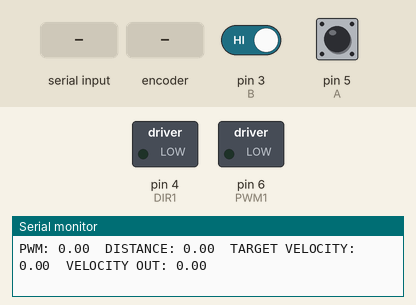
Bench run of a sketch on a simulated Arduino Uno, built with avr-gcc and run on an emulated ATmega328P. On the bench: switched loads named in the sketch (green lamp = pin HIGH), the last lines printed to the serial monitor. Inputs (shaded band) come from the test bench; at power-on: pin 3 (B) HIGH, pin 5 (A) HIGH.

Above: at 1.2 s.
1.3 s: "90\n" received over Serial
At 1.8 s:
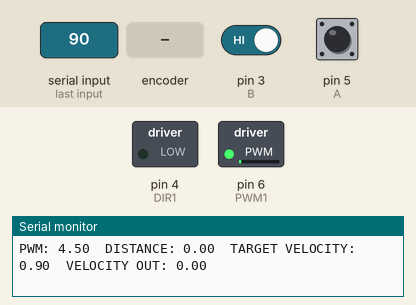
4.3 s: pin 3 (B) driven LOW
At 7.1 s:
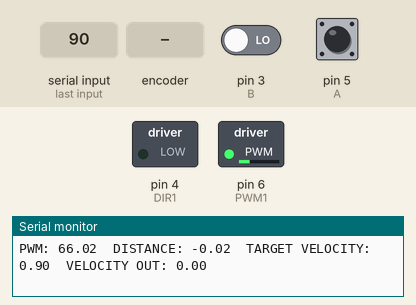
7.3 s: "90,45\n" received over Serial
10.3 s: "30,150\n" received over Serial
At 10.9 s:
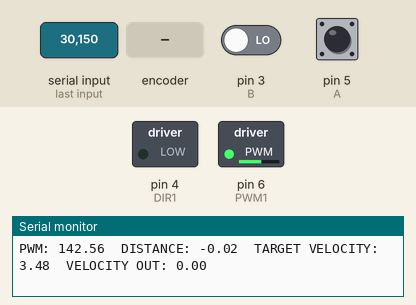
13.3 s: rotary encoder on pin 5 (A) / pin 3 (B) turned 1 step (first pin leading)
At 15.0 s:
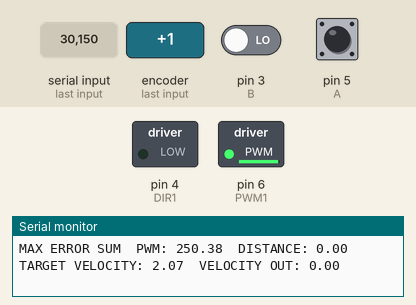
16.3 s: "200\n" received over Serial
Timing chart, 0 to 20.3 s (numbered marks = the images above; inputs shaded):
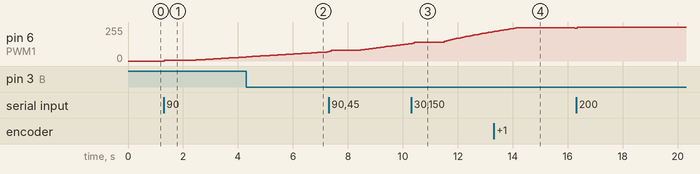

The sketch:

motor_driver_PID_feedback.ino
```cpp
/* motor_driver_PID.ino
 * reads encoder position and speed
 * outputs data to serial monitor
 * takes velocity input and changes to it linearly
 * NOT OPTIMIZED - look for ways to improve performance
 */

#include <TimerOne.h>
#include <time.h>

#define A 5 //encoder A: pin 5
#define B 3 //encoder B: pin 3
#define DIR1 4 //direction 1: pin 4
#define PWM1 6 //PWM 1: pin 6

#define CPR 40.00 //counts per revolution on the encoder
//used to be 80, but answers were halved
//needs to have to digits past decimal to prevent rounding error
#define RAD 10.16 //radius of wheel in cm
#define VCT 0.1 //velocity calculation time interval in seconds
#define VIT 100 //time change interval between new target velocity (no units)

#define ESM 240 //max error sum for PID calculation (varies with Ki factor)
//PID constants. NEED TO BE TUNED MORE PRECISELY.
#define Kp 5  //proportional gain factor for PID feedback
#define Ki 1 //integral gain factor for PID feedback
#define Kd -1 //derivative gain factor for PID feedback //not sure why negative worked better

//initialize global variables
//volatile variables can be changed inside interrupts
volatile int a;  //state of encoder signal A
volatile int b;  //state of encoder signal B
volatile long int count;  //angular Position in encoder counts
volatile long int countOld;  //previous count (for calculating speed)
volatile double rpm; //rotations per minute
const double rpmFactor = 60 / (CPR * VCT); //part of RPM calculation
double distance = 0; //distance traveled in meters
float velocityIn = 0; //desired velocity input in meters/sec
volatile float velocityOut; //velocity read in meters/sec
float velocityTarget = 0; //what the veliocity should be (used for slow v transitions)
float velocityOld = 0; //previous value of velocityTarget
float errorSum = 0;
float errorOld = 0;
float pwmWrite = 0; //PWM value sent to the motor

//interrupt service routine for encoder signal A
//increments or decrements count
void transitionA()
{
  a = digitalRead(A);
  b = digitalRead(B);
  b == 0 ? (a == 0 ? count++ : count--) : (a == 0 ? count-- : count++);
}

//interrupt service routine for encoder signal B
//increments or decrements count
void transitionB()
{
  b = digitalRead(B);
  a = digitalRead(A);
  a == 0 ? (b == 0 ? count++ : count--) : (b == 0 ? count-- : count++);
}

//calculates RPM with count change over constant time change
//**need to stick this in the main loop for PID. Need to include delta time.
void calcSpeed() {
  rpm = (double) rpmFactor * (count - countOld);
  velocityOut = (2*PI*RAD)*rpm/6000;
  countOld = count;
}

//resets count and velocity variables, measures t, a, and b
void resetEncoder()
{
  count = 0;
  countOld = 0;
  rpm = 0;
  distance = 0;
  velocityOut = 0;

  a = digitalRead(A);
  b = digitalRead(B);
}

//takes new PWM input and changes to it linearly over time t
float changeVelocity(float vCurrent, int vBegin, int vEnd, float t)
{
  float vNext;

  if(vEnd > vBegin) {
    if(vCurrent < vEnd) {
      vNext = vCurrent - (vBegin - vEnd)/t;
    } else {
      vNext = vEnd;
    }
  } else if(vEnd < vBegin) {
    if (vCurrent > vEnd) {
      vNext = vCurrent - (vBegin - vEnd)/t;
    } else {
      vNext = vEnd;
    }
  }
  return vNext;
}

float pidCalculate(float *errorSum, float velocityTarget, float velocityOut, float *errorOld) //feedback loop for inputing v instead of PWM
{
  float error;
  float pwmOut;

  error = velocityTarget - velocityOut;
  *errorSum = *errorSum + error;
  if(*errorSum > ESM || *errorSum < -ESM){
    Serial.print("MAX ERROR SUM\t");
  }
  *errorSum = constrain(*errorSum, -ESM, ESM);
  pwmOut = (Kp * error) + (Ki * *errorSum) + (Kd * (error - *errorOld));
  if(velocityTarget == 0) {
    pwmOut = 0;
  }
  *errorOld = error;
  return pwmOut;
}

void setup()
{
  //set encoder pins as inputs
  pinMode(A, INPUT);
  pinMode(B, INPUT);
  pinMode(DIR1, OUTPUT);
  pinMode(PWM1, OUTPUT);

  //begin serial monitor
  Serial.begin(9600);

  //set interrupt service routines to run when signals A and B are changed
  attachInterrupt(digitalPinToInterrupt(A), transitionA, CHANGE);
  attachInterrupt(digitalPinToInterrupt(B), transitionB, CHANGE);

  //set timer interrupt service routines to calculate velocity at certain time intervals
  Timer1.initialize(VCT*1000000);
  Timer1.attachInterrupt(calcSpeed);

  //initialize PWM and direction. **should this get put in resetEncoder function?
  digitalWrite(DIR1, LOW);
  analogWrite(PWM1, 0);

  //reset encoder measurements
  resetEncoder();
}

void loop()
{
  //take velocity input
  if(Serial.available() > 0) {
     velocityOld = velocityTarget;
     velocityIn = Serial.parseFloat();
  }
  //velocityOld = 0;
  //velocityIn = 20;

  //linear velocity change to input velocity value
  if(velocityIn != velocityTarget) {
    velocityTarget = changeVelocity(velocityTarget, velocityOld, velocityIn, VIT);
  }
  //velocityTarget = velocityIn;

  pwmWrite = pidCalculate(&errorSum, velocityTarget, velocityOut, &errorOld);
  pwmWrite = constrain(pwmWrite, -254, 254); //255 and -255 are bugged and won't run the motor at max speed

  //set motor direction on DIR1 output pin
  if(pwmWrite > 0) {
    digitalWrite(DIR1, LOW);
  } else if(pwmWrite < 0) {
    digitalWrite(DIR1, HIGH);
  }

  //write PWM value to PWM1 output pin
  analogWrite(PWM1, abs(pwmWrite));

  distance = (2*PI*RAD)*(count/CPR)/100.00;

  //print relevant parameters
  Serial.print("PWM: ");
  Serial.print(pwmWrite);
  //Serial.print("\tCOUNT: ");
  //Serial.print(count);
  Serial.print("\tDISTANCE: ");
  Serial.print(distance);
  //Serial.print("\tRPM: ");
  //Serial.print(rpm, 4);
  Serial.print("\tTARGET VELOCITY: ");
  Serial.print(velocityTarget);
  Serial.print("\tVELOCITY OUT: ");
  Serial.println(velocityOut);
}
```

Measured:
- after the input at 1.3 s, pin 6 (PWM1): moves from 0/255 to 30/255 over 2.9 s, starting at once
